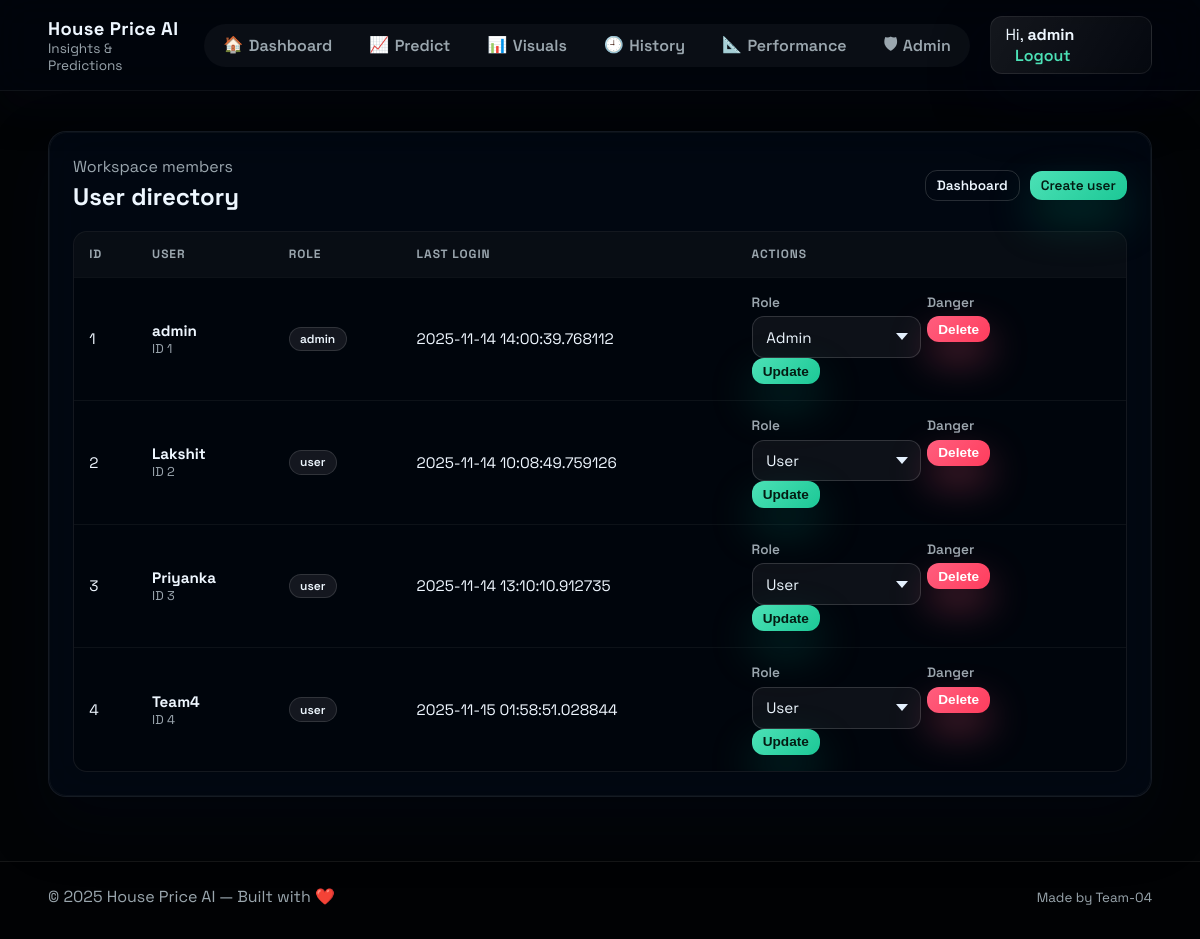
Page /admin/users (signed in) on the committed database.
### tables this page shows
CREATE TABLE users (
            id INTEGER PRIMARY KEY AUTOINCREMENT,
            username TEXT UNIQUE NOT NULL,
            password TEXT NOT NULL
        , role TEXT DEFAULT 'user', last_login DATETIME);

### app.py (the view)
@app.route('/admin/users')
@admin_required
def admin_users():
    try:
        with get_db() as conn:
            c = conn.cursor()
            c.execute('SELECT id, username, role, last_login FROM users')
            users = [dict(r) for r in c.fetchall()]
    except Exception as e:
        print('Admin users error:', e)
        traceback.print_exc()
        flash('Error loading users', 'warning')
        users = []
    return render_template('admin_users.html', users=users)

### app.py (called while the page is built)
@app.context_processor
def inject_helpers():
    def safe_url(endpoint_name, **values):
        try:
            return url_for(endpoint_name, **values)
        except Exception:
            return None
    links = {
        'home': safe_url('home'),
        'dashboard': safe_url('dashboard'),
        'predict': safe_url('predict'),
        'visuals': safe_url('visuals'),
        'history': safe_url('history'),
        'model_performance': safe_url('model_performance'),
        'admin': safe_url('admin'),
        'login': safe_url('login'),
        'signup': safe_url('signup'),
    }
    return {
        'links': links,
        'now': datetime.datetime.utcnow,
        'current_year': datetime.datetime.utcnow().year
    }

def get_db():
    conn = sqlite3.connect(DB_FILE)
    conn.row_factory = sqlite3.Row
    return conn

def admin_required(f):
    @wraps(f)
    def wrapped(*args, **kwargs):
        if 'username' not in session:
            flash('Please log in to access this page', 'warning')
            return redirect(url_for('login'))
        if session.get('role') != 'admin':
            flash('Admin required', 'danger')
            return redirect(url_for('dashboard'))
        return f(*args, **kwargs)
    return wrapped

### templates/admin_users.html (shortened to what this page needs)
{% extends "base.html" %}
{% block content %}
<section class="card wide-card">
  <div class="card-header">
    <div>
      <p class="muted" style="margin:0;">Workspace members</p>
      <h2 style="margin:.2rem 0;">User directory</h2>
    </div>
    <div class="card-actions">
      <a class="btn small ghost" href="{{ url_for('admin_dashboard') }}">Dashboard</a>
      <a class="btn small" href="{{ url_for('admin_create_user') }}">Create user</a>
    </div>
  </div>
  <div class="table-wrap" style="overflow:auto;">
    <table class="styled-table">
      <thead>
        <tr>
          <th>ID</th>
          <th>User</th>
          <th>Role</th>
          <th>Last login</th>
          <th>Actions</th>
        </tr>
      </thead>
      <tbody>
        {% if users %}
          {% for u in users %}
            <tr>
              <td>{{ u.id }}</td>
              <td>
                <div style="display:flex;flex-direction:column;">
                  <strong>{{ u.username }}</strong>
                  <span class="muted" style="font-size:.8rem;">ID {{ u.id }}</span>
                </div>
              </td>
              <td>
                <span class="badge-role">{{ u.role or 'user' }}</span>
              </td>
              <td>{{ u.last_login or 'Never' }}</td>
              <td>
                <div class="table-actions">
                  <form method="post" action="{{ url_for('admin_change_role', user_id=u.id) }}">
                    <label class="form-note">Role</label>
                    <select name="role">
                      <option value="user" {% if u.role=='user' %}selected{% endif %}>User</option>
                      <option value="admin" {% if u.role=='admin' %}selected{% endif %}>Admin</option>
                    </select>
                    <button class="btn small" type="submit">Update</button>
                  </form>
                  <form method="post" action="{{ url_for('admin_delete_user', user_id=u.id) }}" onsubmit="return confirm('Delete {{ u.username }}? This removes their access.');">
                    <label class="form-note">Danger</label>
                    <button class="btn small danger" type="submit">Delete</button>
                  </form>
                </div>
              </td>
            </tr>
          {% endfor %}
        {% else %}
          <tr><td colspan="5" class="empty">No users yet</td></tr>
        {% endif %}
      </tbody>
    </table>
  </div>
</section>
{% endblock %}

### static/style.css (style rules this page uses)
:root { --bg-base:#030608; --bg-gradient: radial-gradient(circle at 20% 20%, rgba(32,110,255,0.28), transparent 50%), radial-gradient(circle at 80% 0%, rgba(255,64,126,0.23), transparent 45%), linear-gradient(135deg, #040b18 0%, #020408 45%, #03040b 100%); --text:#eef7ff; --muted:#a9b4c3; --accent:#4ce1b6; --accent-2:#6a7bff; --danger:#ff5e7e; --glass: rgba(255,255,255,0.05); --glass-strong: rgba(255,255,255,0.09); --border: rgba(255,255,255,0.12); --shadow: 0 25px 60px rgba(2,6,20,.45); }
* { box-sizing:border-box;margin:0;padding:0 }
html,body { height:100% }
body { font-family:'Space Grotesk','Inter','Segoe UI',sans-serif; background:var(--bg-base); color:var(--text); -webkit-font-smoothing:antialiased; min-height:100%; position:relative; overflow-x:hidden; }
body::before { content:""; position:fixed; inset:0; background-image:url("house3.jpg"); background-size:cover; background-position:center; background-repeat:no-repeat; z-index:-2; opacity:0.2; }
body::after { content: ""; position: fixed; inset: 0; background-image: linear-gradient(rgba(0,0,0,0.20), rgba(0,0,0,0.20)), image-set( url("/mnt/data/627812a9-67ea-41dc-a366-fb5f223a2bce.png") 1x, url("/mnt/data/627812a9-67ea-41dc-a366-fb5f223a2bce.png") 2x ); background-size: cover; background-position: center center; background-repeat: no-repeat; background-attachment: fixed; mix-blend-mode: normal; z-index: -1; opacity: 1; will-change: transform, opacity; transform: translateZ(0); filter: contrast(1.04) saturate(1.03); }
.app-body { display:flex; flex-direction:column; min-height:100vh; }
.card { background:rgba(2,10,24,0.65); border:1px solid rgba(255,255,255,0.08); border-radius:18px; padding:1.5rem; box-shadow:var(--shadow); backdrop-filter:blur(24px); position:relative; overflow:hidden; }
.card::after { content:""; position:absolute; inset:0; border-radius:inherit; pointer-events:none; border:1px solid rgba(255,255,255,0.04); mix-blend-mode:screen; }
.muted { color:var(--muted) }
.btn { display:inline-flex; align-items:center; justify-content:center; gap:.35rem; text-decoration:none; font-weight:600; padding:.6rem 1.1rem; border-radius:12px; color:#041b12; background:linear-gradient(135deg,var(--accent),#1cc896); box-shadow:0 20px 45px rgba(6,190,145,0.25); border:none; transition:transform .25s, box-shadow .25s; }
.btn.ghost { background:transparent; color:var(--text); border:1px solid rgba(255,255,255,0.15); box-shadow:none; }
.btn.small { padding:.35rem .7rem;font-size:.85rem }
.wide-card { grid-column:span 12 }
.card-header { display:flex; justify-content:space-between; align-items:center; margin-bottom:1rem; }
.card-actions { display:flex;align-items:center;gap:.6rem }
.table-wrap { overflow:auto; border-radius:14px; border:1px solid rgba(255,255,255,0.08); background:rgba(0,0,0,0.25); }
.styled-table { width:100%; border-collapse:collapse; font-size:.95rem; }
.styled-table thead th { padding:.9rem .95rem; text-align:left; text-transform:uppercase; letter-spacing:.08em; font-size:.75rem; color:var(--muted); background:rgba(255,255,255,0.03); }
.styled-table tbody td { padding:1rem .95rem; border-top:1px solid rgba(255,255,255,0.05); }
form label { display:block; font-size:.9rem; font-weight:600; color:var(--muted); margin-bottom:.35rem; }
input, select, textarea { width:100%; border:1px solid rgba(255,255,255,0.15); background:rgba(255,255,255,0.05); border-radius:12px; padding:.65rem .85rem; color:var(--text); font-size:.95rem; font-family:inherit; transition:border .2s, box-shadow .2s, background .2s; }
select { appearance:none; background-repeat:no-repeat; background-position:right .75rem center; background-size:12px; padding-right:2.2rem; }
.form-note { font-size:.85rem;color:var(--muted); }
.badge-role { display:inline-flex; align-items:center; gap:.3rem; padding:.2rem .65rem; border-radius:999px; background:rgba(255,255,255,0.08); border:1px solid rgba(255,255,255,0.12); font-size:.75rem; font-weight:600; }
.table-actions { display:flex; gap:.4rem; flex-wrap:wrap; }
.btn.danger { background:linear-gradient(135deg,#ff5e7e,#ff3d5d); color:#fff; box-shadow:0 18px 38px rgba(255,94,126,0.35); }

### rows in the picture
users: id "1", username "admin", role "admin", last_login "2025-11-14 14:00:39.768112", role "Admin"
users: id "2", username "Lakshit", role "user", last_login "2025-11-14 10:08:49.759126", role "User"
users: id "3", username "Priyanka", role "user", last_login "2025-11-14 13:10:10.912735", role "User"
users: id "4", username "Team4", role "user", last_login "2025-11-15 01:58:51.028844", role "User"

### other values in the picture
{{ session.username }} "admin"
